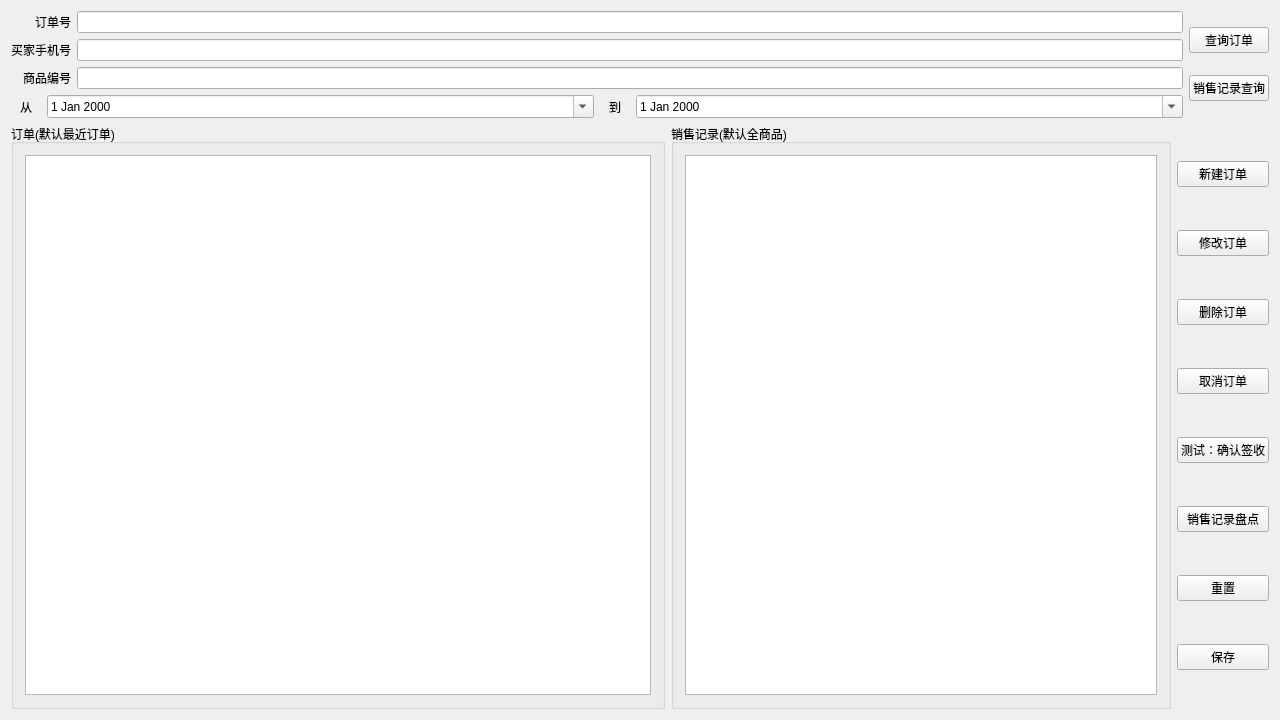
<?xml version="1.0" encoding="UTF-8"?>
<ui version="4.0">
 <class>Sale_Widget</class>
 <widget class="QWidget" name="Sale_Widget">
  <property name="geometry">
   <rect>
    <x>0</x>
    <y>0</y>
    <width>1280</width>
    <height>720</height>
   </rect>
  </property>
  <property name="minimumSize">
   <size>
    <width>1280</width>
    <height>720</height>
   </size>
  </property>
  <property name="windowTitle">
   <string>销售给管理系统</string>
  </property>
  <layout class="QVBoxLayout" name="verticalLayout_6">
   <item>
    <layout class="QHBoxLayout" name="horizontalLayout_5">
     <item>
      <layout class="QVBoxLayout" name="verticalLayout_3">
       <item>
        <layout class="QHBoxLayout" name="horizontalLayout_4">
         <item>
          <layout class="QVBoxLayout" name="verticalLayout">
           <item>
            <widget class="QLabel" name="label_2">
             <property name="text">
              <string>订单号</string>
             </property>
             <property name="alignment">
              <set>Qt::AlignRight|Qt::AlignTrailing|Qt::AlignVCenter</set>
             </property>
            </widget>
           </item>
           <item>
            <widget class="QLabel" name="label_3">
             <property name="text">
              <string>买家手机号</string>
             </property>
             <property name="alignment">
              <set>Qt::AlignRight|Qt::AlignTrailing|Qt::AlignVCenter</set>
             </property>
            </widget>
           </item>
           <item>
            <widget class="QLabel" name="label_4">
             <property name="text">
              <string>商品编号</string>
             </property>
             <property name="alignment">
              <set>Qt::AlignRight|Qt::AlignTrailing|Qt::AlignVCenter</set>
             </property>
            </widget>
           </item>
          </layout>
         </item>
         <item>
          <layout class="QVBoxLayout" name="verticalLayout_2">
           <item>
            <widget class="QLineEdit" name="Sale_lineEdit_order_id"/>
           </item>
           <item>
            <widget class="QLineEdit" name="Sale_lineEdit_buyer_tel">
             <property name="text">
              <string/>
             </property>
            </widget>
           </item>
           <item>
            <widget class="QLineEdit" name="Sale_lineEdit_item_id"/>
           </item>
          </layout>
         </item>
        </layout>
       </item>
       <item>
        <layout class="QHBoxLayout" name="horizontalLayout_3">
         <item>
          <widget class="QLabel" name="label_5">
           <property name="maximumSize">
            <size>
             <width>30</width>
             <height>16777215</height>
            </size>
           </property>
           <property name="text">
            <string>从</string>
           </property>
           <property name="alignment">
            <set>Qt::AlignCenter</set>
           </property>
          </widget>
         </item>
         <item>
          <widget class="QDateEdit" name="Sale_dateEdit_start">
           <property name="calendarPopup">
            <bool>true</bool>
           </property>
          </widget>
         </item>
         <item>
          <widget class="QLabel" name="label">
           <property name="maximumSize">
            <size>
             <width>30</width>
             <height>16777215</height>
            </size>
           </property>
           <property name="text">
            <string>到</string>
           </property>
           <property name="alignment">
            <set>Qt::AlignCenter</set>
           </property>
          </widget>
         </item>
         <item>
          <widget class="QDateEdit" name="Sale_dateEdit_end">
           <property name="calendarPopup">
            <bool>true</bool>
           </property>
          </widget>
         </item>
        </layout>
       </item>
      </layout>
     </item>
     <item>
      <layout class="QVBoxLayout" name="verticalLayout_4">
       <item>
        <widget class="QPushButton" name="Sale_pushButton_select_order">
         <property name="text">
          <string>查询订单</string>
         </property>
        </widget>
       </item>
       <item>
        <widget class="QPushButton" name="Sale_pushButton_select_number">
         <property name="text">
          <string>销售记录查询</string>
         </property>
        </widget>
       </item>
      </layout>
     </item>
    </layout>
   </item>
   <item>
    <layout class="QHBoxLayout" name="horizontalLayout_7">
     <item>
      <layout class="QHBoxLayout" name="horizontalLayout_6">
       <item>
        <widget class="QGroupBox" name="groupBox">
         <property name="title">
          <string>订单(默认最近订单)</string>
         </property>
         <layout class="QHBoxLayout" name="horizontalLayout">
          <item>
           <widget class="QTableView" name="tableView">
            <property name="editTriggers">
             <set>QAbstractItemView::NoEditTriggers</set>
            </property>
           </widget>
          </item>
         </layout>
        </widget>
       </item>
       <item>
        <widget class="QGroupBox" name="groupBox_2">
         <property name="maximumSize">
          <size>
           <width>500</width>
           <height>16777215</height>
          </size>
         </property>
         <property name="title">
          <string>销售记录(默认全商品)</string>
         </property>
         <layout class="QHBoxLayout" name="horizontalLayout_2">
          <item>
           <widget class="QTableView" name="tableView_2">
            <property name="editTriggers">
             <set>QAbstractItemView::NoEditTriggers</set>
            </property>
           </widget>
          </item>
         </layout>
        </widget>
       </item>
      </layout>
     </item>
     <item>
      <layout class="QVBoxLayout" name="verticalLayout_5">
       <item>
        <widget class="QPushButton" name="Sale_pushButton_new">
         <property name="text">
          <string>新建订单</string>
         </property>
        </widget>
       </item>
       <item>
        <widget class="QPushButton" name="Sale_pushButton_change">
         <property name="text">
          <string>修改订单</string>
         </property>
        </widget>
       </item>
       <item>
        <widget class="QPushButton" name="Sale_pushButton_delete">
         <property name="text">
          <string>删除订单</string>
         </property>
        </widget>
       </item>
       <item>
        <widget class="QPushButton" name="Sale_pushButton_cancel">
         <property name="text">
          <string>取消订单</string>
         </property>
        </widget>
       </item>
       <item>
        <widget class="QPushButton" name="Sale_pushButton_recive">
         <property name="text">
          <string>测试：确认签收</string>
         </property>
        </widget>
       </item>
       <item>
        <widget class="QPushButton" name="Sale_pushButton_count">
         <property name="text">
          <string>销售记录盘点</string>
         </property>
        </widget>
       </item>
       <item>
        <widget class="QPushButton" name="Sale_puushButton_revoke">
         <property name="text">
          <string>重置</string>
         </property>
        </widget>
       </item>
       <item>
        <widget class="QPushButton" name="Sale_pushButton_save">
         <property name="text">
          <string>保存</string>
         </property>
        </widget>
       </item>
      </layout>
     </item>
    </layout>
   </item>
  </layout>
 </widget>
 <layoutdefault spacing="6" margin="11"/>
 <resources/>
 <connections/>
</ui>
